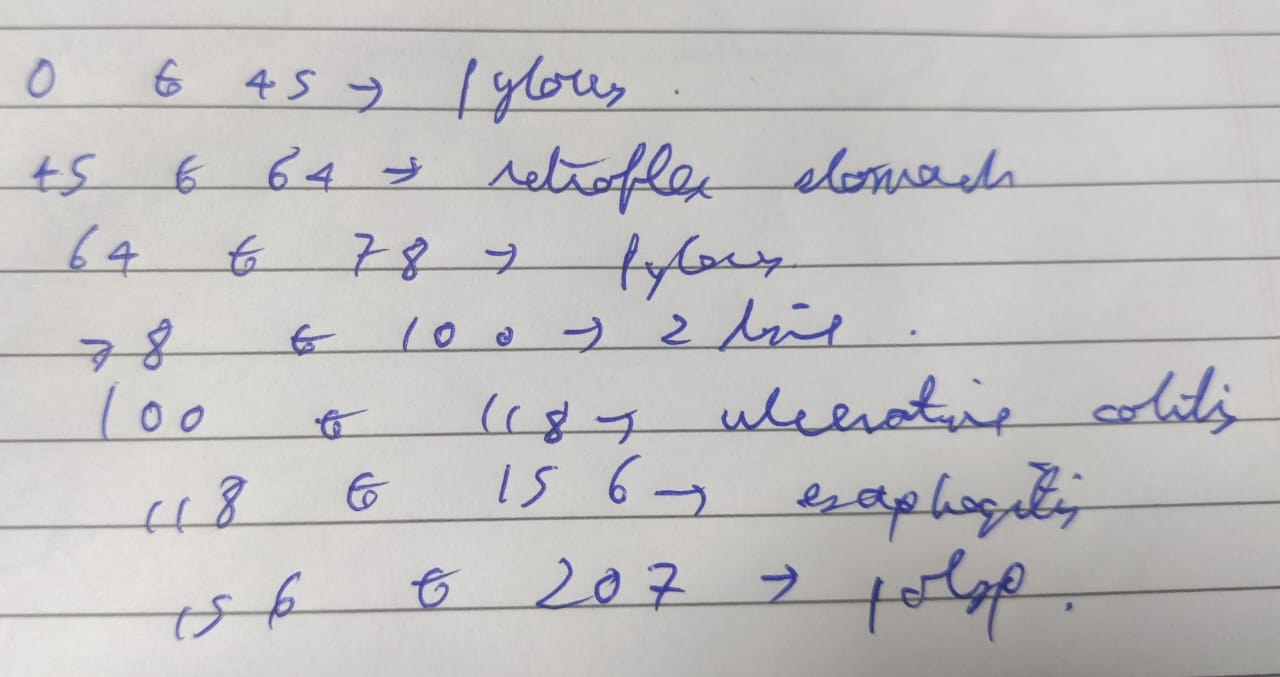
#> input picture expert_annotation.jpeg, 1280 x 677 px
$ python mapgi.py -image_filepath ../expert_annotation.jpeg   (older library calls are emulated)
#> lines starting #> are read from the running program, lines starting #| are printed output that depends on the picture
"""
preprocessing_function 	function that will be applied on each input. The function will run
after the image is resized and augmented.
The function should take one argument: one image (Numpy tensor with rank 3),
and should output a Numpy tensor with the same shape.
tf.rank([[1],[2]]).numpy()
2
"""

import math
import numpy as np
from PIL import Image
import os
import cv2
import datetime
import sys
import time
import skimage
import argparse

def edge_removal(image, threshold=50, max_black_ratio=0.7, mode="hsv"):

    def pixels_should_be_conserved(pixels) -> bool:

        if mode == "hsv":
            black_pixel_count = (pixels[:,2] <= threshold).sum()
            image = cv2.cvtColor(image, cv2.COLOR_BGR2HSV)


        elif mode == "yuv":
            black_pixel_count = (pixels[:,0] <= threshold).sum()

        elif mode == "grayscale":
            black_pixel_count = (pixels <= threshold).sum()
        else:
            black_pixel_count = (pixels <= threshold).all(axis=1).sum()

        pixel_count = len(pixels)

        return pixel_count > 0 and black_pixel_count/pixel_count <= max_black_ratio


    num_rows, num_columns, _ = image.shape
    preserved_rows    = [r for r in range(num_rows)    if pixels_should_be_conserved(image[r, :, :])]
    preserved_columns = [c for c in range(num_columns) if pixels_should_be_conserved(image[:, c, :])]

    image = image[preserved_rows,:,:]
    image = image[:,preserved_columns,:]


    if mode == "hsv":
        image = cv2.cvtColor(image, cv2.COLOR_HSV2BGR)

    return image


def clahe(colorimage, clipLimit: float, tileGridSize: tuple):
    # colorimage is in BGR
    clahe_model = cv2.createCLAHE(clipLimit=clipLimit, tileGridSize=tileGridSize)
    colorimage_b = clahe_model.apply(colorimage[:,:,0])
    colorimage_g = clahe_model.apply(colorimage[:,:,1])
    colorimage_r = clahe_model.apply(colorimage[:,:,2])
    colorimage = np.stack((colorimage_b,colorimage_g,colorimage_r), axis=2)
    return colorimage


def magva(image):
    # image is in BGR
    # image = cv2.cvtColor(image, cv2.COLOR_BGR2RGB)  # to use skimage gamma correction function
    img_mean = np.mean(image)
    desired_mean = 90
    margin = 1

    lower_bound = desired_mean - margin
    upper_bound = desired_mean + margin

    while img_mean < lower_bound or img_mean > upper_bound:
        gamma = math.log(desired_mean/255) / math.log(img_mean/255)
        image = skimage.exposure.adjust_gamma(image, gamma)
        img_mean = np.mean(image)

    # image = cv2.cvtColor(image, cv2.COLOR_RGB2BGR)
    return image


def apply_low_pass_filter(image):
    kernel = np.array([[0.1, 0.1, 0.1],[0.1, 1, 0.1],[0.1, 0.1, 0.1]])/1.8
    image = cv2.filter2D(image, cv2.CV_64F, kernel)
    return image


def mapgi(image, clipLimit: float = 1.0, tileGridSize: tuple = (2,2), image_format="rgb"):

    sq_flag = False

    # variable to check whether the dimensions of the input image were squeezed
    # (happens in image evaluation but not training)

    if image_format == "rgb":

        if image.ndim == 4:
            image = np.squeeze(image, axis=0)
            sq_flag = True
        image = np.asarray(image)
        image = np.uint8(image)

        image = cv2.cvtColor(image, cv2.COLOR_RGB2YUV)

    else:
        image = cv2.cvtColor(image, cv2.COLOR_BGR2YUV)


    image = edge_removal(image, threshold=37, mode="yuv")

    y_component = image[:,:,0]
    u_component = image[:,:,1]
    v_component = image[:,:,2]

    # image = clahe(image, clipLimit, tileGridSize)

    y_component = magva(y_component)

    y_component = apply_low_pass_filter(y_component)

    y_component = y_component.astype(u_component.dtype)

    # cv2.merge needs all channels to have the same dtype

    yuv_image = cv2.merge((y_component, u_component, v_component))


    image = cv2.cvtColor(yuv_image, cv2.COLOR_YUV2BGR)

    image = cv2.resize(image,(299,299), interpolation = cv2.INTER_CUBIC)

    if sq_flag:
        image = np.expand_dims(image, axis=0)


    image = np.float32(image)
    return image


def process_image_file_mapgi(img_path, clipLimit: float, tileGridSize: tuple):
    img_arr = cv2.imread(img_path)  # BGR
    img_arr = cv2.resize(img_arr,(299,299))
    img_path_without_ext = "".join(img_path.split(".")[:-1])
    resized_img_path = img_path_without_ext +  "_resized." + img_path.split(".")[-1]

    # cv2.imwrite(resized_img_path, img_arr)

    img_arr = mapgi(img_arr, clipLimit, tileGridSize, image_format="bgr")
    clipLimit_str = str(clipLimit)
    img_path_without_ext += f"_{clipLimit_str}_{tileGridSize}"
    new_img_path = img_path_without_ext +  "." + img_path.split(".")[-1]

    cv2.imwrite(new_img_path, img_arr)


def main():

    ap = argparse.ArgumentParser(formatter_class=argparse.ArgumentDefaultsHelpFormatter)
    ap.add_argument("-image_filepath", type=str, required=True, help="REQUIRED")
    ap.add_argument("-clip_limit", type=float, default=1.0, help=" ")
    ap.add_argument("-grid_size", type=int, default=2, help=" ")
    args = vars(ap.parse_args())

    grid_size = (int(args["grid_size"]), int(args["grid_size"]))
    process_image_file_mapgi(args["image_filepath"], args["clip_limit"], grid_size)
#> in process_image_file_mapgi, img_arr is the input picture: shape (677, 1280, 3); mean B, G, R 193, 192.5, 194.2
#> in process_image_file_mapgi, `img_arr = cv2.resize(img_arr,(299,299))`:
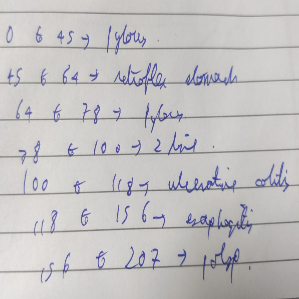
#> img_arr: shape (299, 299, 3); mean B, G, R 192.9, 192.4, 194.2
#> in mapgi, `image = cv2.cvtColor(image, cv2.COLOR_BGR2YUV)`: image: shape (299, 299, 3); mean of channels 0, 1, 2 193, 128, 129.2
#> in edge_removal, `preserved_rows    = [r for r in range(num_rows)    if pixels_should_be..`: preserved_rows = 299 values from 0 to 298
#> in mapgi, `y_component = image[:,:,0]`:
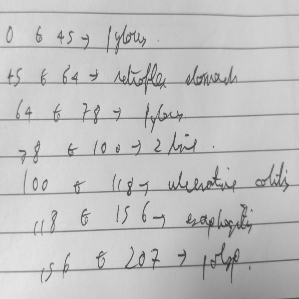
#> y_component: shape (299, 299); min 51, max 230, mean 193
#> in mapgi, `u_component = image[:,:,1]`:
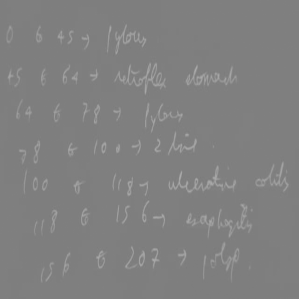
#> u_component: shape (299, 299); min 122, max 171, mean 128
#> in magva, `img_mean = np.mean(image)`: img_mean = 193
#> the loop in magva, `while img_mean < lower_bound or img_mean > upper_bound:` made 2 passes
#> (gamma, img_mean) on passes 1 to 2: (3.74, 97.23), (1.08, 90.64)
#> pass 1, in magva, `image = skimage.exposure.adjust_gamma(image, gamma)`:
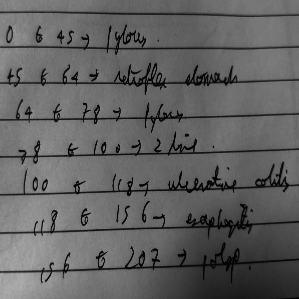
#> image: shape (299, 299); min 1, max 173, mean 97.2
#> in mapgi, `yuv_image = cv2.merge((y_component, u_component, v_component))`:
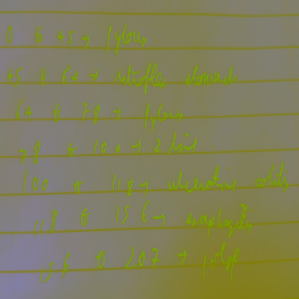
#> yuv_image: shape (299, 299, 3); mean B, G, R 90.2, 128, 129.2
#> in mapgi, `image = cv2.cvtColor(yuv_image, cv2.COLOR_YUV2BGR)`:
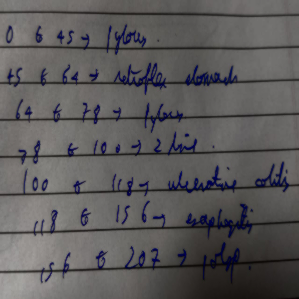
#> image: shape (299, 299, 3); mean B, G, R 90.2, 89.5, 91.3


if __name__ == "__main__":
    start_time = time.time()
    main()
    print(f"Time taken = {time.time()-start_time}")
